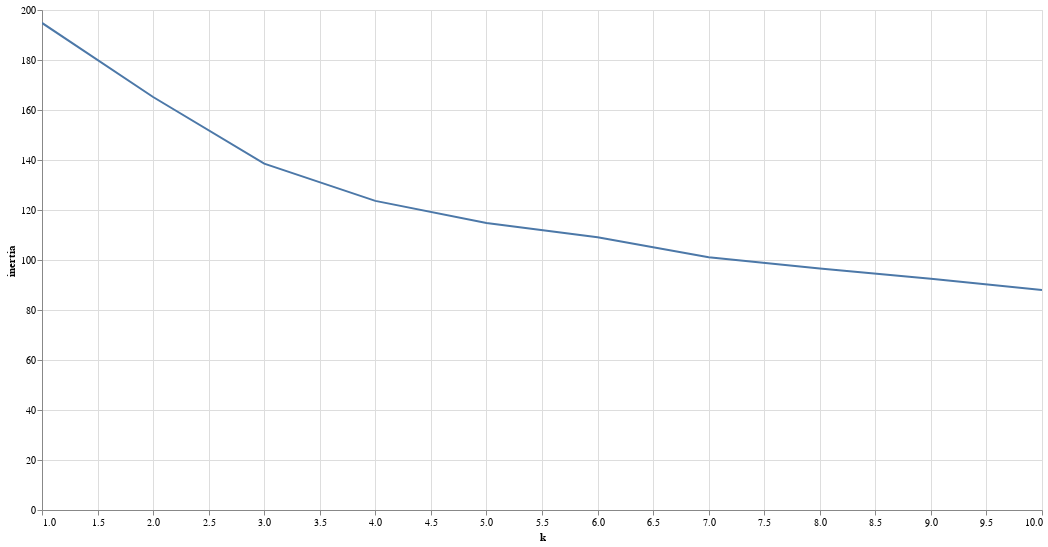

The notebook cell saved with this chart:
### Markdown cell above
# Bayesian Gausian mixture cluster model

### Code cell
'''using kmeans we are getting a crude approximation as to the number of clusters present in the data. and it appears to be about 4'''

from sklearn.cluster import KMeans
inertia = []
k = list(range(1, 11))

# Calculate the inertia for the range of k values
for i in k:
    km = KMeans(n_clusters=i, random_state=0)
    km.fit(cluster_scaled)
    inertia.append(km.inertia_)

# Create the Elbow Curve using hvPlot
elbow_data = {"k": k, "inertia": inertia}
df_elbow = pd.DataFrame(elbow_data)
alt.Chart(df_elbow).mark_line().encode(x="k", y="inertia").properties(
    width=1000,
    height=500).interactive()

### Figure 1 — Vega-Lite specification as saved in the notebook (floating-point values rounded to 4 significant figures)
{"config": {"view": {"continuousWidth": 400, "continuousHeight": 300}}, "data": {"name": "data-ef0152013b3aeef8206480627fb4d665"}, "mark": "line", "encoding": {"x": {"type": "quantitative", "field": "k"}, "y": {"type": "quantitative", "field": "inertia"}}, "height": 500, "selection": {"selector045": {"type": "interval", "bind": "scales", "encodings": ["x", "y"]}}, "width": 1000, "$schema": "https://vega.github.io/schema/vega-lite/v4.8.1.json", "datasets": {"data-ef0152013b3aeef8206480627fb4d665": [{"k": 1, "inertia": 194.8}, {"k": 2, "inertia": 165.2}, {"k": 3, "inertia": 138.6}, {"k": 4, "inertia": 123.6}, {"k": 5, "inertia": 114.8}, {"k": 6, "inertia": 109.1}, {"k": 7, "inertia": 101.1}, {"k": 8, "inertia": 96.6}, {"k": 9, "inertia": 92.51}, {"k": 10, "inertia": 87.95}]}}
